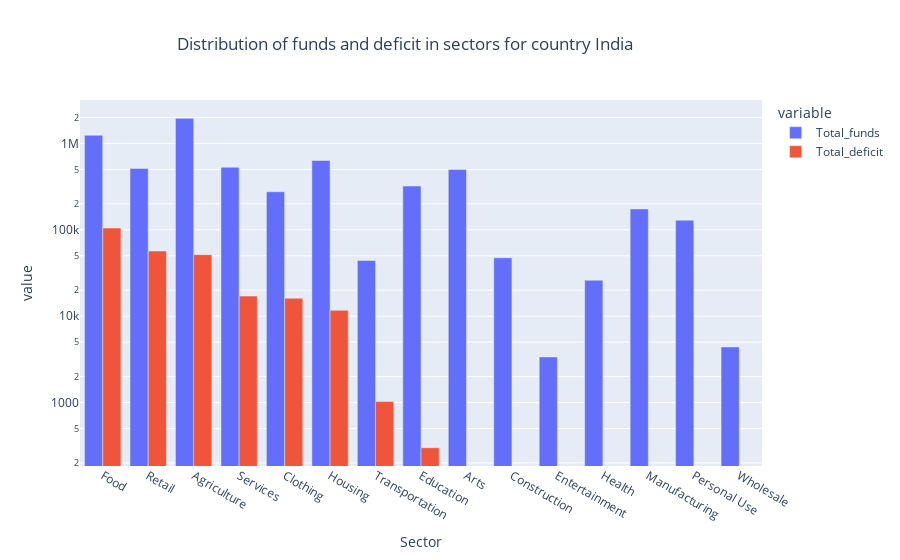

Notebook code for this chart:
### Code cell
bar_fig_3=px.bar(df_deficit,
                       x='sector',
                       y=['Total_funds','Total_deficit'],
                       log_y=True,
                       barmode= 'group',
                       labels={'sector':'Sector','y':'Value'},
                       title='Distribution of funds and deficit in sectors for country India'
                       )

bar_fig_3.update_layout(title_x=0.45)

bar_fig_3.show()

### Figure 1 — Plotly figure (JSON) as saved in the notebook; plotly's stock layout.template omitted (floating-point values rounded to 4 significant figures)
{"data": [{"alignmentgroup": "True", "hovertemplate": "variable=Total_funds<br>Sector=%{x}<br>value=%{y}<extra></extra>", "legendgroup": "Total_funds", "marker": {"color": "#636efa", "pattern": {"shape": ""}}, "name": "Total_funds", "offsetgroup": "Total_funds", "orientation": "v", "showlegend": true, "textposition": "auto", "type": "bar", "x": ["Food", "Retail", "Agriculture", "Services", "Clothing", "Housing", "Transportation", "Education", "Arts", "Construction", "Entertainment", "Health", "Manufacturing", "Personal Use", "Wholesale"], "xaxis": "x", "y": [1244575, 514100, 1955025, 529750, 276125, 633600, 44100, 321075, 499975, 47375, 3375, 26100, 174200, 129175, 4400], "yaxis": "y"}, {"alignmentgroup": "True", "hovertemplate": "variable=Total_deficit<br>Sector=%{x}<br>value=%{y}<extra></extra>", "legendgroup": "Total_deficit", "marker": {"color": "#EF553B", "pattern": {"shape": ""}}, "name": "Total_deficit", "offsetgroup": "Total_deficit", "orientation": "v", "showlegend": true, "textposition": "auto", "type": "bar", "x": ["Food", "Retail", "Agriculture", "Services", "Clothing", "Housing", "Transportation", "Education", "Arts", "Construction", "Entertainment", "Health", "Manufacturing", "Personal Use", "Wholesale"], "xaxis": "x", "y": [104950, 56800, 51600, 17075, 16150, 11675, 1025, 300, 0, 0, 0, 0, 0, 0, 0], "yaxis": "y"}], "layout": {"barmode": "group", "legend": {"title": {"text": "variable"}, "tracegroupgap": 0}, "title": {"text": "Distribution of funds and deficit in sectors for country India", "x": 0.45}, "xaxis": {"anchor": "y", "domain": [0, 1], "title": {"text": "Sector"}}, "yaxis": {"anchor": "x", "domain": [0, 1], "title": {"text": "value"}, "type": "log"}}}
